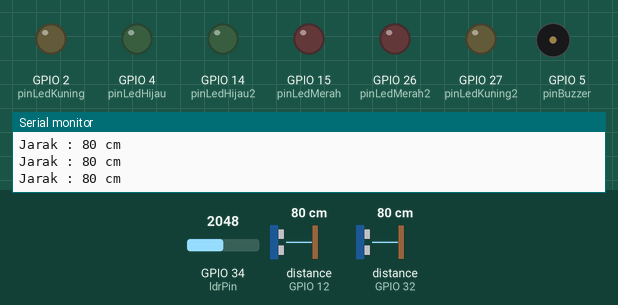
A sketch run on a simulated ESP32. On the bench: output pins drawn as LEDs (lit = HIGH), buzzer (waves = sounding, pin HIGH), the last lines printed to the serial monitor. Wiring (inferred from the names in the program): ultrasonic range finder: trigger GPIO 13; echo GPIO 12. Inputs (shaded band) come from the test bench; at power-on: distance to the obstacle (sensors on GPIO 12, GPIO 32) 80 cm, GPIO 34 (ldrPin) = 2048. The echo pulse lasts 58.3 µs per cm; WiFi joins after 1.5 s; servers stay silent unless stated; pins used as bus, display or sensor lines are not drawn.

Above: at 3.0 s.
3.1 s: distance to the obstacle (sensor on GPIO 12) set to 2 cm
At 5.0 s:
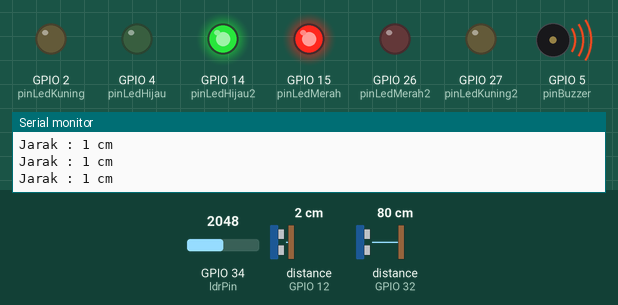
At 7.1 s:
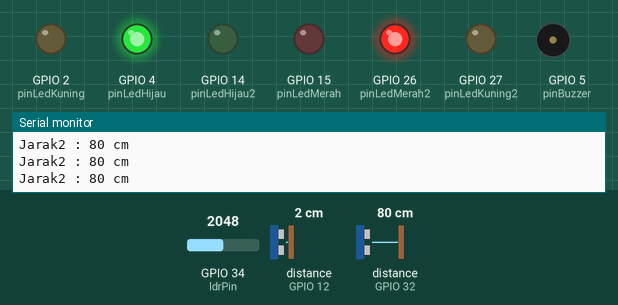
7.4 s: distance to the obstacle (sensor on GPIO 32) set to 2 cm
At 19.0 s:
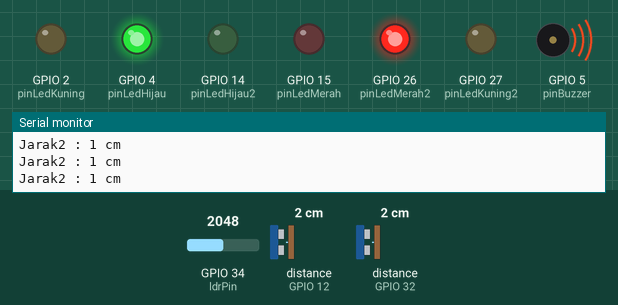
26.6 s: distance to the obstacle (sensor on GPIO 12) set to 18 cm
30.1 s: distance to the obstacle (sensor on GPIO 12) set to 4 cm
36.5 s: distance to the obstacle (sensor on GPIO 12) set to 35 cm
Timing chart, 0 to 39.5 s (numbered marks = the images above; inputs shaded):
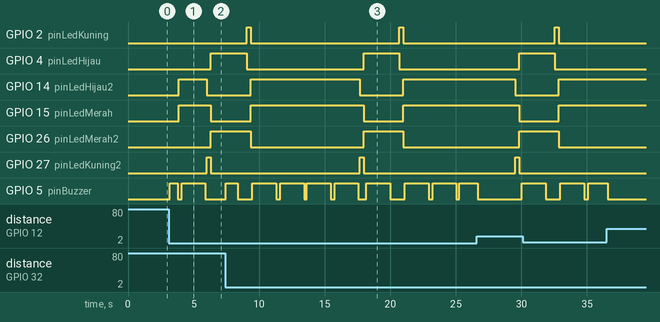

Measured:
- after the input at 3.1 s, GPIO 4 (pinLedHijau), GPIO 26 (pinLedMerah2): LOW → HIGH after 3.2 s instead of 3.5 s; GPIO 5 (pinBuzzer): LOW → HIGH after 0.07 s, → LOW 0.61 s later, → HIGH 0.30 s later, → LOW 1.8 s later
- by itself, GPIO 2 (pinLedKuning): alternates HIGH for 0.30 s and LOW for 11.3 s

The sketch:

projek_deteksi_pelanggaran_lalu_lintas.ino
```cpp
//Libraries Untuk Modul LCD dan I2C
//=====================================================//
#define BLYNK_PRINT Serial
#define BLYNK_TEMPLATE_ID "TMPL6c7fsfqqx"
#define BLYNK_TEMPLATE_NAME "smart traffict light"
#define BLYNK_AUTH_TOKEN "5CMPntZgX4R2MfyHNQVsSfmsvDUDzGt5"
char auth[] = "5CMPntZgX4R2MfyHNQVsSfmsvDUDzGt5";
char ssid[] = "hidden";
char pass[] = "22222222";
//======= Library=============//

#include <WiFi.h>
#include <WiFiClient.h>
#include <BlynkSimpleEsp32.h>
#include <Wire.h>
#include <LiquidCrystal_I2C.h>
//LiquidCrystal_I2C lcd(0x27, 16, 2);
WidgetLCD lcd(V6);                       //WidgetLCD temperature dan humidity
WidgetLCD lcd2(V7);
WidgetLCD lcd3(V8);
WidgetLCD lcd4(V9);
#define pinBuzzer 5
#define pinLedMerah 15
#define pinLedKuning 2
#define pinLedHijau 4
#define pinLedMerah2 26
#define pinLedKuning2 27
#define pinLedHijau2 14

// Untuk Sensor Ultrasonik
#define trig 13
#define echo 12
#define trig2 33
#define echo2 32

// Sensor LDR
#define ldrPin 34
#define lamp 22
const float gama = 0.7;
const float rl10 = 50;
long durasi, jarak, durasi2, jarak2;

int delayMerah = 500;
int delayMerah2 = 500;
int delayKuning = 100;
int delayKuning2 = 100;
int delayHijau = 500;
int delayHijau2 = 500;
int totalPelanggaran = 0;
int totalPelanggaran2 = 0;
int jarakStandar = 10;
 //  BLYNK_WRITE(V0) {
 // digitalWrite(pinLedMerah, param.asInt());    // kontrol manual pump di blynk
 //  }

BlynkTimer timer;
void setup() {
  Blynk.begin(auth,ssid,pass);
  Serial.begin(9600);       // digunakan untuk komunikasi Serial dengan komputer
//  lcd.begin();   // iInit the LCD for 16 chars 2 lines
  pinMode(trig, OUTPUT);    // set pin trig menjadi OUTPUT
  pinMode(echo, INPUT);     // set pin echo menjadi INPUT
  pinMode(trig2, OUTPUT);    // set pin trig menjadi OUTPUT
  pinMode(echo2, INPUT);     // set pin echo menjadi INPUT
  pinMode(pinBuzzer, OUTPUT);
  pinMode(pinLedMerah, OUTPUT);
  pinMode(pinLedKuning, OUTPUT);
  pinMode(pinLedHijau, OUTPUT);
  pinMode(pinLedMerah2, OUTPUT);
  pinMode(pinLedKuning2, OUTPUT);
  pinMode(pinLedHijau2, OUTPUT);
  digitalWrite(lamp, HIGH);              // kondisi awal supaya relay mati
  lcd.clear();
  lcd2.clear();
  lcd3.clear();
  lcd4.clear();
//  timer.setInterval(10L, LDR);
}

void loop() {

  // Lampu merah menyala
 cekJarak("merah");
  digitalWrite(pinLedMerah, HIGH);
  digitalWrite(pinLedMerah2, LOW);
  digitalWrite(pinLedHijau2, HIGH);
  digitalWrite(pinLedHijau, LOW);
  LDR();
  // Selama lampu merah menyala
  // Harus dicek jarak secara realtime
  cekJarak("merah");
//  delay(delayMerah);
  digitalWrite(pinLedHijau2, LOW);
  digitalWrite(pinLedKuning, LOW);
  digitalWrite(pinLedKuning2, HIGH);
  LDR();
//  cekJarak2("kuning2");
delay(delayKuning2);
  LDR();
  digitalWrite(pinLedHijau, HIGH);
  digitalWrite(pinLedMerah, LOW);
  digitalWrite(pinLedKuning2, LOW);
  // Lampu Hijau menyala selama 5 detik
  digitalWrite(pinLedMerah2, HIGH);
  LDR();
  cekJarak2("merah2");
//  digitalWrite(pinLedHijau, HIGH);
  delay(delayHijau);
  LDR();
  // Lampu Hijau dimatikan
  // Persiapan menuju lampu kuning
  digitalWrite(pinLedMerah2, HIGH);
  digitalWrite(pinLedKuning, HIGH);
  digitalWrite(pinLedKuning2, LOW);
  digitalWrite(pinLedHijau, LOW);
  LDR();
 // cekJarak("kuning");
  delay(delayKuning);
  LDR();
  digitalWrite(pinLedMerah2, LOW);
  digitalWrite(pinLedHijau, LOW);
  digitalWrite(pinLedKuning, LOW);
  digitalWrite(pinLedHijau2, HIGH);
  digitalWrite(pinLedMerah, HIGH);
  cekJarak("merah");
  LDR();
  Blynk.run();
  cekJarak("merah");
//  updateLCD();
//  updateLCD2();

 // timer.run();
    // Menyalakan Lampu kuning
  // Persiapan MenujuLampuHijau
  //digitalWrite(pinLedKuning, HIGH);
  // Lampu kuning tetap ga boleh ada yg nerobos
  //cekJarak("kuning");

}

void buzzerOn() {
  digitalWrite(pinBuzzer, HIGH);
//  totalPelanggaran = totalPelanggaran + 1;
  lcd3.print(0,0, "buzzer1:");
  lcd3.print(8,0, "ON   ");
  //updateLCD();
}

void buzzerOff() {
  digitalWrite(pinBuzzer, LOW);
  lcd3.print(0,0, "buzzer1:");
  lcd3.print(8,0, "OFF   ");
}
void buzzerOn2() {
  digitalWrite(pinBuzzer, HIGH);
//  totalPelanggaran2 = totalPelanggaran2 + 1;
  lcd3.print(0,1, "buzzer2:");
  lcd3.print(8,1, "ON   ");
 // updateLCD2();
}

void buzzerOff2() {
  digitalWrite(pinBuzzer, LOW);
  lcd3.print(0,1, "buzzer2:");
  lcd3.print(8,1, "OFF   ");
}


/*void updateLCD() {
//  lcd.setCursor(0,0);
  lcd.print(0,1, "pelanggaran:");
//  lcd.setCursor(0,1);
  lcd.print(13,1, totalPelanggaran);
  lcd.print(16,1, "");
  delay (1000);
}
void updateLCD2() {
//  lcd.setCursor(0,0);
  lcd2.print(0,1, "pelanggaran:");
//  lcd.setCursor(0,1);
  lcd2.print(13,1, totalPelanggaran2);
  lcd2.print(16,1, "");
  delay (1000);
}
*/
void cekJarak(String warna) {
  int warnaFix;
    LDR();
   // program dibawah ini agar trigger memancarakan suara ultrasonic]
   if (warna == "merah"){
    int delayMerahFix = round(delayMerah/24);
    warnaFix = delayMerahFix;
   } else if (warna == "kuning") {
    int delayKuningFix = round(delayKuning/16);
    warnaFix = delayKuningFix;
   }
    int t=0;
    int batas = warnaFix-2;
    while (t<warnaFix) {
          digitalWrite(trig, LOW);
          delayMicroseconds(8);
          digitalWrite(trig, HIGH);
          delayMicroseconds(8);
          digitalWrite(trig, LOW);
          delayMicroseconds(8);

          durasi= pulseIn(echo, HIGH);  // menerima suara ultrasonic
          jarak= (durasi/2) / 29.1;     // mengubah durasi menjadi jarak (cm)
  //        if (isnan(jarak)) {
 //   Serial.println("Failed to read from HCSR sensor!");
   // return;}
          Blynk.virtualWrite(V9, jarak);
          Serial.print("Jarak : ");
          Serial.print(jarak);        // menampilkan jarak pada Serial Monitor
          Serial.println(" cm ");
        //menampilkan di lcd blynk
        //  lcd.print(0,0, "Jarak : ");
        //  lcd.print(8,0,jarak);
        //  lcd.print(12,0, "cm");
        if (jarak < jarakStandar && t<batas) {
          buzzerOn();
          lcd.print(0,0, "Ada Pelanggaran");
Blynk.logEvent("pelanggaran","ADA PELANGGARAN DI JALUR 1");
delay(100);
                      }
        if (jarak > jarakStandar || t>batas) {
          buzzerOff();
          lcd.print(0,0, "Aman BOS        ");
          delay(100);
        }
        t=t+1;
    }
}
void cekJarak2(String warna2) {
  int warna2Fix;
    LDR();
   // program dibawah ini agar trigger memancarakan suara ultrasonic]
   if (warna2 == "merah2"){
    int delayMerah2Fix = round(delayMerah2/24);
    warna2Fix = delayMerah2Fix;
   } else if (warna2 == "kuning2") {
    int delayKuning2Fix = round(delayKuning2/16);
    warna2Fix = delayKuning2Fix;
   }

    int t2=0;
    int batas2 = warna2Fix-2;
    while (t2<warna2Fix) {
          digitalWrite(trig2, LOW);
          delayMicroseconds(8);
          digitalWrite(trig2, HIGH);
          delayMicroseconds(8);
          digitalWrite(trig2, LOW);
          delayMicroseconds(8);

          durasi2= pulseIn(echo2, HIGH);  // menerima suara ultrasonic
          jarak2= (durasi2/2) / 29.1;     // mengubah durasi menjadi jarak (cm)
          Serial.print("Jarak2 : ");
          Serial.print(jarak2);        // menampilkan jarak pada Serial Monitor
          Serial.println(" cm ");

        if (jarak2 < jarakStandar && t2<batas2) {
          buzzerOn2();
          lcd2.print(0,0, "Ada Pelanggaran2");
Blynk.logEvent("pelanggaran","ADA PELANGGARAN DI JALUR 2");
       delay(100);
        }
        if (jarak2 > jarakStandar || t2>batas2) {
          buzzerOff2();
          lcd2.print(0,0, "Aman BOS        ");
delay(100);
        }
        t2=t2+1;
    }
}
void LDR(){
 // put your main code here, to run repeatedly:
  //delay(10); // this speeds up the simulation
  int nilaiLDR = analogRead(ldrPin);
  nilaiLDR = map(nilaiLDR, 4095, 0, 1024, 0); //mengubah nilai pembacaan sensor LDR dari nilai ADC arduino menjadi nilai ADC ESP32
  float voltase = nilaiLDR / 1024.*5;
  float resistansi = 2000 * voltase / (1-voltase/5);
  float kecerahan = pow(rl10*1e3*pow(10,gama)/resistansi,(1/gama));
  Serial.print("Kecerahan = ");
  Serial.println(kecerahan);
  Blynk.virtualWrite(V4, kecerahan);
  Blynk.virtualWrite(V9, lamp);
   if (kecerahan < 25)
  {
    digitalWrite(lamp,LOW);                              // saat lux dibawah 50 maka lampu akan menyala
    lcd4.print(0,0, " lampu Menyala");
    delay (100);
  }
 else
  {
    digitalWrite(lamp,HIGH);                            // lampu akan mati
    lcd4.print(0,0, " lampu Padam  ");
    delay (100);
  }
}
```
